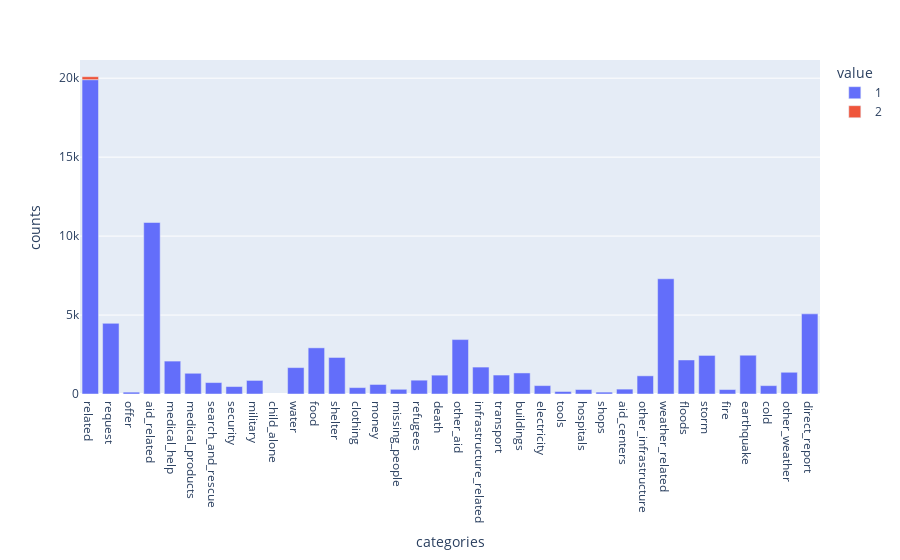

Notebook code for this chart:
### Code cell
px.bar(_df, x='categories', y='counts', color='value', orientation='v')

### Figure 1 — Plotly figure (JSON) as saved in the notebook; plotly's stock layout.template omitted (floating-point values rounded to 4 significant figures)
{"data": [{"alignmentgroup": "True", "hovertemplate": "value=1<br>categories=%{x}<br>counts=%{y}<extra></extra>", "legendgroup": "1", "marker": {"color": "#636efa", "pattern": {"shape": ""}}, "name": "1", "offsetgroup": "1", "orientation": "v", "showlegend": true, "textposition": "auto", "type": "bar", "x": ["related", "request", "offer", "aid_related", "medical_help", "medical_products", "search_and_rescue", "security", "military", "child_alone", "water", "food", "shelter", "clothing", "money", "missing_people", "refugees", "death", "other_aid", "infrastructure_related", "transport", "buildings", "electricity", "tools", "hospitals", "shops", "aid_centers", "other_infrastructure", "weather_related", "floods", "storm", "fire", "earthquake", "cold", "other_weather", "direct_report"], "xaxis": "x", "y": [19906, 4474, 118, 10860, 2084, 1313, 724, 471, 860, null, 1672, 2923, 2314, 405, 604, 298, 875, 1194, 3446, 1705, 1201, 1333, 532, 159, 283, 120, 309, 1151, 7297, 2155, 2443, 282, 2455, 530, 1376, 5075], "yaxis": "y"}, {"alignmentgroup": "True", "hovertemplate": "value=2<br>categories=%{x}<br>counts=%{y}<extra></extra>", "legendgroup": "2", "marker": {"color": "#EF553B", "pattern": {"shape": ""}}, "name": "2", "offsetgroup": "2", "orientation": "v", "showlegend": true, "textposition": "auto", "type": "bar", "x": ["related", "request", "offer", "aid_related", "medical_help", "medical_products", "search_and_rescue", "security", "military", "child_alone", "water", "food", "shelter", "clothing", "money", "missing_people", "refugees", "death", "other_aid", "infrastructure_related", "transport", "buildings", "electricity", "tools", "hospitals", "shops", "aid_centers", "other_infrastructure", "weather_related", "floods", "storm", "fire", "earthquake", "cold", "other_weather", "direct_report"], "xaxis": "x", "y": [188, null, null, null, null, null, null, null, null, null, null, null, null, null, null, null, null, null, null, null, null, null, null, null, null, null, null, null, null, null, null, null, null, null, null, null], "yaxis": "y"}], "layout": {"autosize": true, "barmode": "relative", "legend": {"title": {"text": "value"}, "tracegroupgap": 0}, "margin": {"t": 60}, "xaxis": {"anchor": "y", "autorange": true, "domain": [0, 1], "range": [-0.5, 35.5], "title": {"text": "categories"}, "type": "category"}, "yaxis": {"anchor": "x", "autorange": true, "domain": [0, 1], "range": [0, 21150.0], "title": {"text": "counts"}, "type": "linear"}}}
